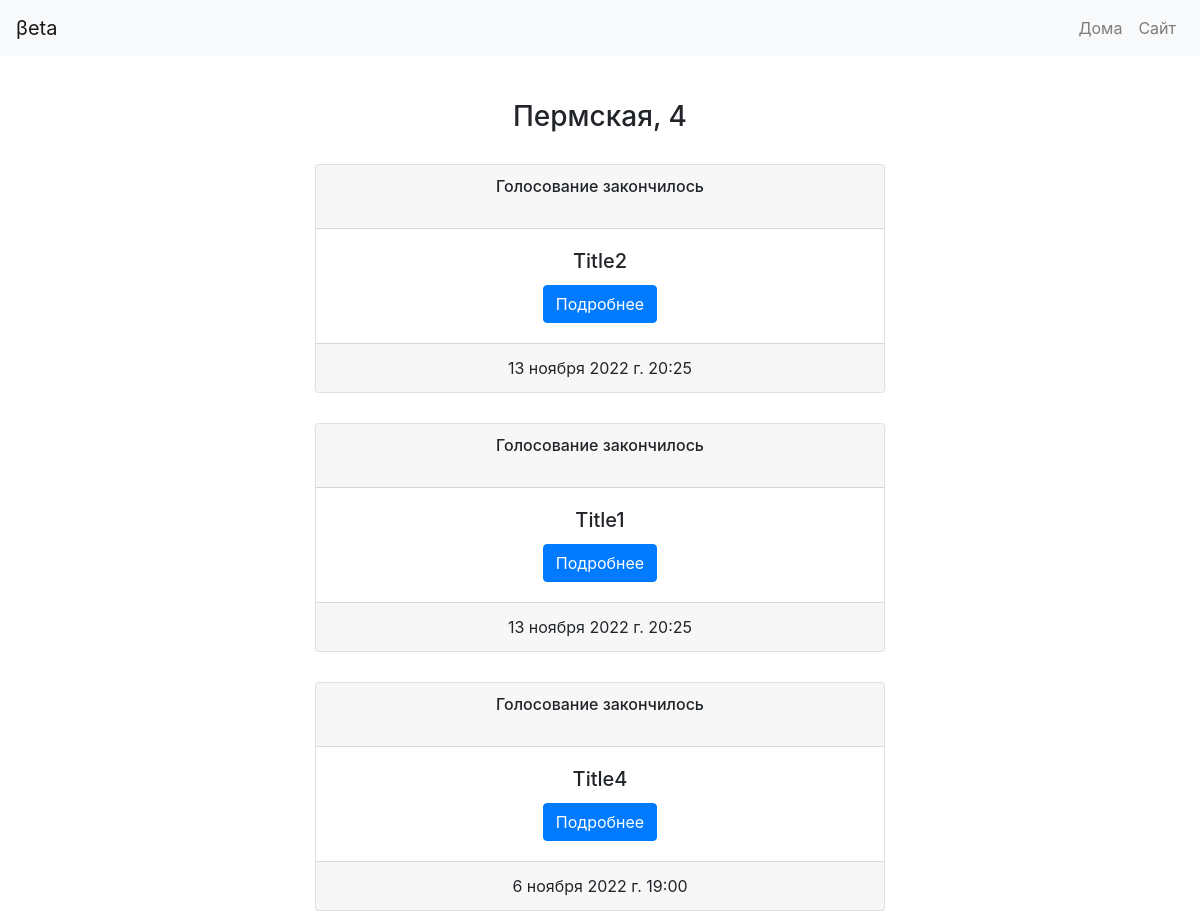
Before: /manage/1/ (signed in) with the older database file.
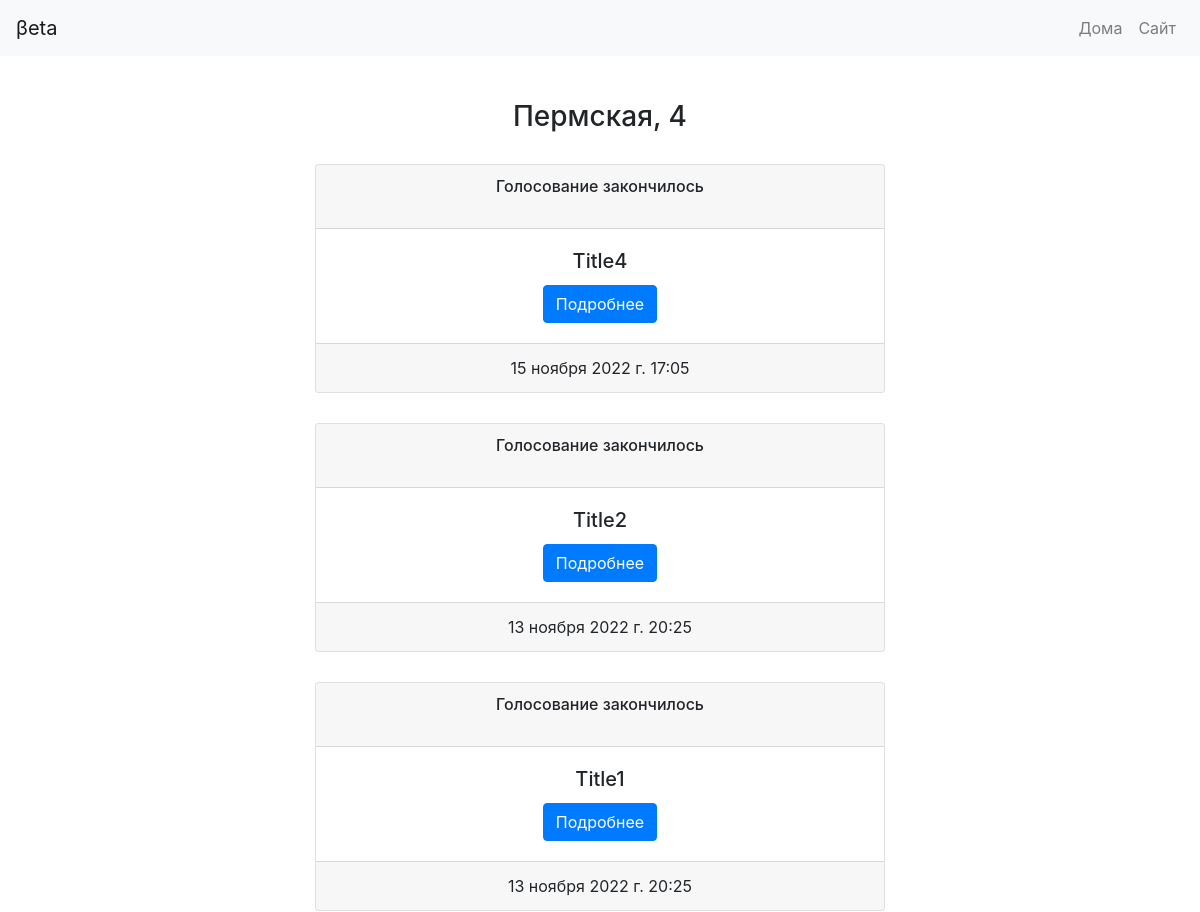
After: the same page with the newer database file.
### quiz/models.py (models this page shows, shortened)
class House(models.Model):
    street = models.CharField(max_length=150, verbose_name='Улица')
    house = models.CharField(max_length=150, verbose_name='Номер дома')
    house_index = models.IntegerField(verbose_name='Индекс дома')
    max_flat = models.IntegerField(verbose_name='Количество квартир в доме')
    class Meta:
        unique_together = ['street', 'house']
        verbose_name = "Дом"
        verbose_name_plural = "Дома"
        ordering = ['street', 'house']

class Quiz(models.Model):
    title = models.CharField(max_length=150, verbose_name='Заголовок')
    text = models.TextField(blank=True, verbose_name='Текст опроса')
    created_at = models.DateTimeField(auto_now_add=True, verbose_name='Дата создания')
    updated_at = models.DateTimeField(auto_now=True, verbose_name='Дата обновления')
    house = models.ManyToManyField(House, 'Дом')
    finished_at = models.DateTimeField(verbose_name='Дата окончания')
    class Meta:
        verbose_name = "Опрос"
        verbose_name_plural = "Опросы"
        ordering = ['created_at', '-finished_at']

### quiz/views.py (the view)
# urls.py: path('manage/<int:house_id>/', ManageQuizes.as_view(), name='manage_quizes'),
@method_decorator(admin_required(login_url='home'), name='dispatch')
class ManageQuizes(ListView):
    context_object_name = 'list_quiz'
    template_name = 'manage/view_quizes.html'
    paginate_by = 5
    def get_queryset(self):
        return Quiz.objects.filter(house=self.kwargs['house_id']).order_by('-created_at')
    def get_context_data(self, *, object_list=None, **kwargs):
        context = super().get_context_data(**kwargs)
        context['house'] = House.objects.get(pk=self.kwargs['house_id'])
        return context

### quiz/templates/manage/view_quizes.html (shortened to what this page needs)
{% extends 'manage/base.html' %}
{% block content %}
    <div class="col-12 col-md-10 col-lg-8 col-xl-6 content">
        <h3>{{ house.street }}, {{ house.house }}</h3>
        {% for quiz in list_quiz %}
            <div class="card">
                <div class="card-header">
                    {% now "Y-m-d-H-i-s" as now_datetime %}
                    {% if now_datetime > quiz.finished_at|date:"Y-m-d-H-i-s" %}
                        <div>
                            <h6>Голосование закончилось</h6>
                        </div>
                    {% else %}
                        <div>
                            <h6>Голосование активно (закончится {{ quiz.finished_at }})</h6>
                        </div>
                    {% endif %}
                </div>
                <div class="card-body">
                    <h5 class="card-title">{{ quiz.title }}</h5>
                    <a href="{% url 'manage_answers' house.pk quiz.pk %}" class="btn btn-primary">Подробнее</a>
                </div>
                <div class="card-footer">{{ quiz.created_at }}</div>
            </div>
        {% endfor %}
    </div>
{% endblock %}

### quiz/templates/manage/base.html (shortened to what this page needs)
<!DOCTYPE html>
<html lang="en">
<head>
    <link rel="stylesheet" href="https://maxcdn.bootstrapcdn.com/bootstrap/4.0.0/css/bootstrap.min.css"
>
    <link rel="stylesheet" href="https://use.fontawesome.com/releases/v5.8.2/css/all.css">
</head>
<body>
<nav class="navbar navbar-expand-lg navbar-light bg-light fixed-top">
    <a class="navbar-brand" href="{% url 'manage_houses' %}">βeta</a>
    <div class="collapse navbar-collapse" id="navbarNavDropdown">
        <ul class="navbar-nav ml-auto">
            <li class="nav-item">
                <a class="nav-link" href="{% url 'manage_houses' %}">Дома</i></a>
            </li>
            <li class="nav-item">
                <a class="nav-link" href="{% url 'home' %}">Сайт</a>
            </li>
        </ul>
    </div>
</nav>
{% block content %}{% endblock %}
</body>
</html>

### quiz/templates/manage/view_quizes.html (style rules this page uses)
.content { margin: 100px auto 0; text-align: center; }
li { text-align: center; }
h6 { margin-bottom: 20px; }
.card { margin-top: 30px; }

Changed rows visible on the page:
changed Quiz "Title4": created_at "6 ноября 2022 г. 19:00" → "15 ноября 2022 г. 17:05"; moves up the list
